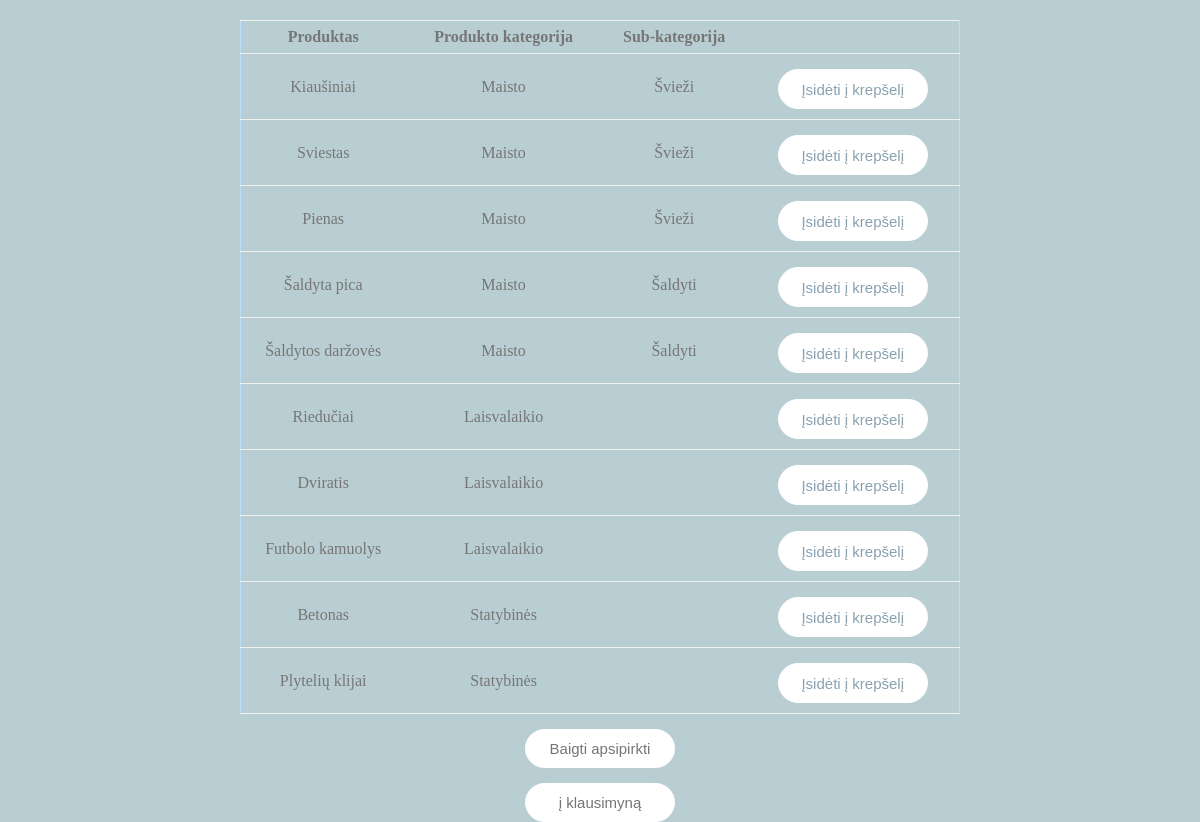
Screenshot of /SHOP/products.php (signed in) with the database file from the repository.
### tables this page shows
CREATE TABLE `produktai` (
  `id` int(11) DEFAULT NULL,
  `pavadinimas` varchar(255) DEFAULT NULL,
  `kategorijos_id` int(11) DEFAULT NULL,
  `sub_id` int(11) DEFAULT NULL
);

CREATE TABLE `produkto_kategorija` (
  `ID` int(11) DEFAULT NULL,
  `kategorijos_pavadinimas` varchar(255) DEFAULT NULL
);

CREATE TABLE `sub_kategorija` (
  `ID` int(11) DEFAULT NULL,
  `sub_kategorijos_pavadinimas` varchar(255) DEFAULT NULL
);

### SHOP/products.php (the view, shortened to what this page needs)
<?php
 include("connect.php");
?>
<!DOCTYPE html>
<html lang="lt">
<head>
    <link href="css/style.css" rel="stylesheet">
</head>
<body>
<h2>· prekės ·</h2>
<?php
$user_id = $_COOKIE["user_id"];
$products = mysqli_query($connection, "SELECT * FROM produktai p inner join produkto_kategorija k on k.ID = p.kategorijos_id left join sub_kategorija s ON s.ID = p.sub_id;");
echo '<table class="data-table">
        <tr class="data-heading">
            <th>Produktas</th>
            <th>Produkto kategorija</th>
            <th>Sub-kategorija</th>
            <td />
        </tr>';
foreach($products as $product) {
    echo '<tr>';
    echo '<td>' . $product['pavadinimas'] . '</a> </td>';
    echo '<td>' . $product['kategorijos_pavadinimas'] . '</td>';
    echo '<td>' . $product['sub_kategorijos_pavadinimas'] . '</td>';
    echo '<td><form action="products.php" method="post"><input type="hidden" name="product_id" value="'. $product['id'] .'" /><input type="submit" name="Submit" value="Įsidėti į krepšelį" /></form></td>';
    echo '</tr>';
}
echo "</table>";
$cart = mysqli_query($connection, "SELECT COUNT(*)FROM cart_userid WHERE user_id ='$user_id'");
if (mysqli_fetch_row($cart)[0] > 0) {
    echo '<button><a href="cart.php"><p class="btn">Baigti apsipirkti</p></a></button>';
}
?>
<button><a href="question1.php"><p class="btn">į klausimyną</p></a></button>
</body>
</html>

### SHOP/css/style.css (style rules this page uses)
* { margin: 0; padding: 0; box-sizing: border-box; }
body { background-color: rgb(185, 206, 210); height: 100vh; display: flex; flex-direction: column; align-items: center; justify-content: center; }
h2 { color: white; letter-spacing: 3px; text-transform: uppercase; margin-bottom: 15px; }
a { text-transform: none; color: white; }
input { margin: 10px 0; padding: 10px; border: unset; border-bottom: 2px solid whitesmoke; outline: none; border-radius: 10px; color: grey; }
table { border-collapse: collapse; width: 60%; margin: 0 auto; text-align: center; padding: 1%; }
th { padding: 1%; }
tr { border: 1px solid rgb(240, 240, 240); border-right: 1px solid rgb(187, 223, 255); border-left: 1px solid rgb(187, 223, 255); padding: 2%; color: rgb(118, 118, 118); }
input[value="Įsidėti į krepšelį"], input[value="Kitas"] { width: 150px; height: 40px; background-color: white; border: 1px solid white; border-radius: 20px; margin-top: 15px; color: #89a1b0; cursor: pointer; font-size: 15px; }
button { width: 150px; height: 40px; background-color: white; border: 1px solid white; border-radius: 20px; margin-top: 15px; color: #89a1b0; cursor: pointer; font-size: 15px; }
.btn { color: rgb(118, 118, 118); }
p { margin: 10px 0px 10px 0px; color: rgb(118, 118, 118); }

### rows the page displays
produktai: pavadinimas "Kiaušiniai", produkto_kategorija.kategorijos_pavadinimas "Maisto", sub_kategorija.sub_kategorijos_pavadinimas "Švieži"
produktai: pavadinimas "Sviestas", produkto_kategorija.kategorijos_pavadinimas "Maisto", sub_kategorija.sub_kategorijos_pavadinimas "Švieži"
produktai: pavadinimas "Pienas", produkto_kategorija.kategorijos_pavadinimas "Maisto", sub_kategorija.sub_kategorijos_pavadinimas "Švieži"
produktai: pavadinimas "Šaldyta pica", produkto_kategorija.kategorijos_pavadinimas "Maisto", sub_kategorija.sub_kategorijos_pavadinimas "Šaldyti"
produktai: pavadinimas "Šaldytos daržovės", produkto_kategorija.kategorijos_pavadinimas "Maisto", sub_kategorija.sub_kategorijos_pavadinimas "Šaldyti"
produktai: pavadinimas "Riedučiai", produkto_kategorija.kategorijos_pavadinimas "Laisvalaikio"
produktai: pavadinimas "Dviratis", produkto_kategorija.kategorijos_pavadinimas "Laisvalaikio"
produktai: pavadinimas "Futbolo kamuolys", produkto_kategorija.kategorijos_pavadinimas "Laisvalaikio"
produktai: pavadinimas "Betonas", produkto_kategorija.kategorijos_pavadinimas "Statybinės"
produktai: pavadinimas "Plytelių klijai", produkto_kategorija.kategorijos_pavadinimas "Statybinės"
